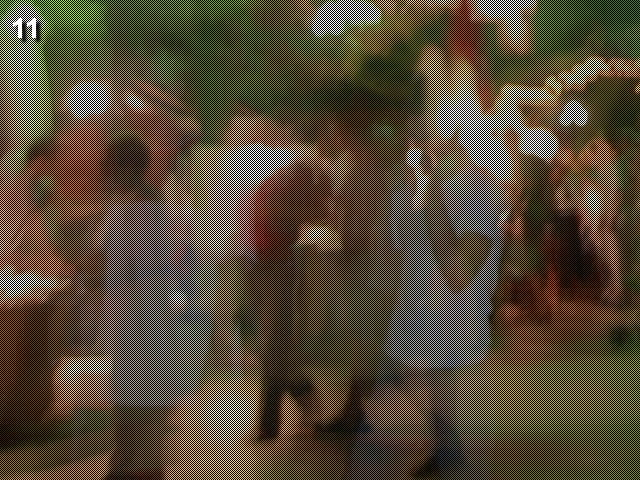
#> input picture cave.jpg, 640 x 480 px
$ python 11.py   (older library calls are emulated)
#> lines starting #> are read from the running program, lines starting #| are printed output that depends on the picture
import cv2
import numpy as np
im = cv2.imread("cave.jpg", 0)
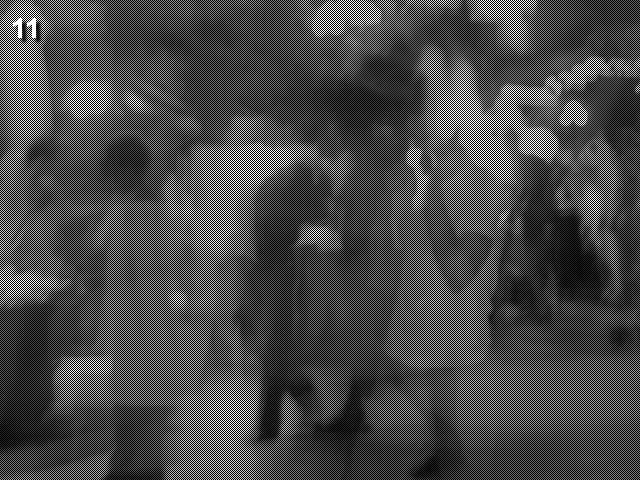
#> im: shape (480, 640); min 0, max 255, mean 73.5

ans = []
for i in range(len(im)):
    if (i % 2 == 1):
        ans = ans + [list(im[i][1::2])]
    else:
        ans = ans + [list(im[i][0::2])]
#> after the loop, ans = 480 items

cv2.imwrite("my.png", np.asarray(ans, dtype=np.float))
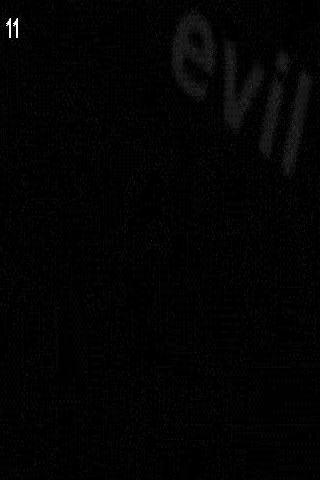
#> saved as my.png: shape (480, 320); min 0, max 255, mean 3.1
